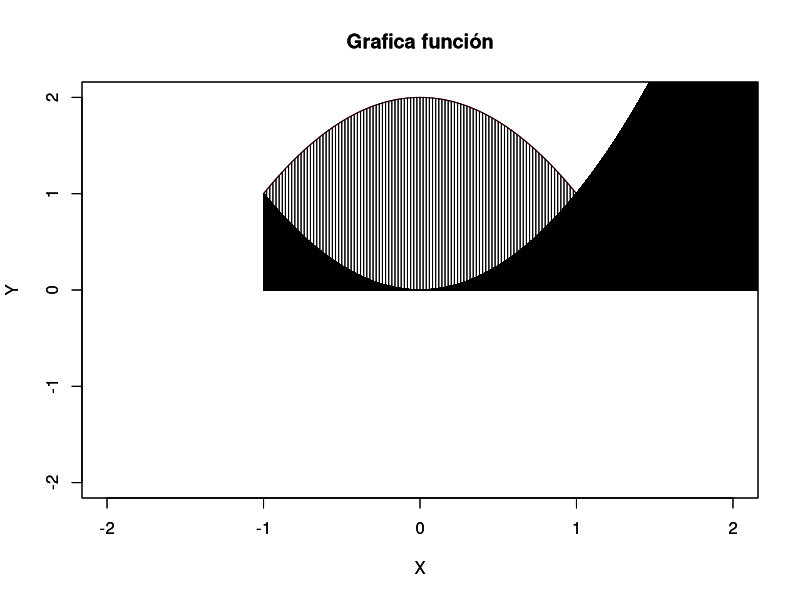

Write the R code that produced this figure.
specify_decimal <- function(x, k) trimws(format(round(x, k), nsmall=k))

#f <- function(x) return((1/sqrt(2*pi))*exp(1)^(-(1/2)*x^2))


f <- function(x) return(x^2)
g <- function(x) return(-(x^2)+2)


sumatoriaAreas <- function(a,b,n,f) {
  h = (b-a)/n
  suma = 0
  aux = a
  
  for (i in 1:n){
    
    polygon(0, 10)
    
    rect(aux, 0, aux+h, f(aux+(h/2)))
    suma = suma + (h*(aux+(h/2)))
    aux = aux + h
    
    
    
  }
  
  return(specify_decimal(suma, 4))
  #return(suma)
}

sumatoriaAreasTrapecio <- function(a,b,n,f) {
  h = (b-a)/n
  suma = 0
  aux = a
  
  for (i in 1:n){
    
    
    polygon(c(aux,aux,aux+h,aux+h), c(f(aux),0,0,f(aux+h)), angle = c(90, 90,90,90))
   
    suma = suma + ((h*(f(aux)+f(aux+h))/2))
    aux = aux + h
    
   
   
    
    
    
  }
  
  return(specify_decimal(suma, 4))
  #return(suma)
}




sumatoriaAreasCurvasTrapecio <- function(a,b,n,f,g) {
  h = (b-a)/n
  suma = 0
  aux = a
  
  for (i in 1:n){
    
    
    polygon(c(aux,aux,aux+h,aux+h), c(f(aux),g(aux),g(aux+h),f(aux+h)), angle = c(90, 90,90,90))
    
    primerAltura = f(aux)-g(aux)
    segundaAltura = f(aux+h)-g(aux+h)
    
    suma = suma + ((h*(primerAltura+segundaAltura)/2))
    aux = aux + h
    
    
    
    
    
    
  }
  
  return(specify_decimal(suma, 4))
  #return(suma)
}


a=-1
b=1
n=100

plot(f, from = a, to = b, main= 'Grafica función', xlab = 'X', ylab = 'Y', col="red",xlim=c(-2,2),ylim=c(-2,2))
par(new=TRUE)
plot(g, from = a, to = b, main= 'Grafica función', xlab = 'X', ylab = 'Y', col="red",xlim=c(-2,2),ylim=c(-2,2))




x = 0.00 
resultado = sumatoriaAreasCurvasTrapecio(a,b,n,g,f)
resultado


prueba<-function()
{
  while(x<4){
    resultado = sumatoriaAreasTrapecio(a,x,n,f)
    print(x)
    print(resultado)
    x=x+0.01
  }
}
prueba()



#cambio de coordenadas
#hacer integral flor
#hacer doble integrales
#hacer integrales triples
#hacer intregal curva parametrica
